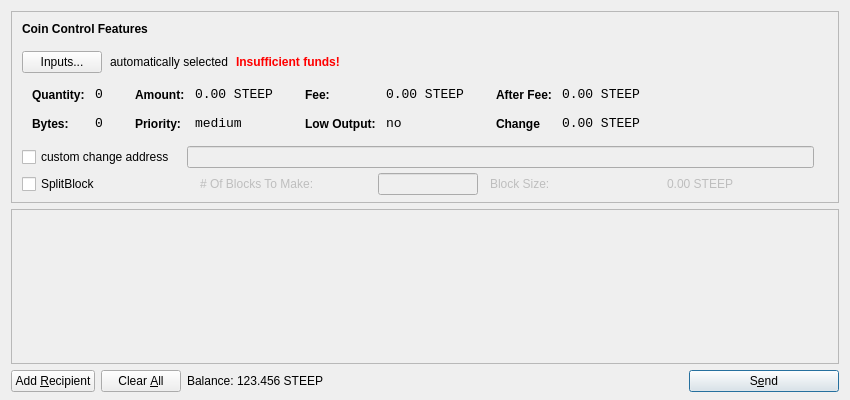
<?xml version="1.0" encoding="UTF-8"?>
<ui version="4.0">
 <class>SendCoinsDialog</class>
 <widget class="QDialog" name="SendCoinsDialog">
  <property name="geometry">
   <rect>
    <x>0</x>
    <y>0</y>
    <width>850</width>
    <height>400</height>
   </rect>
  </property>
  <property name="windowTitle">
   <string>Send Coins</string>
  </property>
  <layout class="QVBoxLayout" name="verticalLayout" stretch="0,1,0">
   <property name="bottomMargin">
    <number>8</number>
   </property>
   <item>
    <widget class="QFrame" name="frameCoinControl">
     <property name="sizePolicy">
      <sizepolicy hsizetype="Expanding" vsizetype="Expanding">
       <horstretch>0</horstretch>
       <verstretch>0</verstretch>
      </sizepolicy>
     </property>
     <property name="maximumSize">
      <size>
       <width>16777215</width>
       <height>16777215</height>
      </size>
     </property>
     <property name="frameShape">
      <enum>QFrame::StyledPanel</enum>
     </property>
     <property name="frameShadow">
      <enum>QFrame::Sunken</enum>
     </property>
     <layout class="QVBoxLayout" name="verticalLayoutCoinControl2">
      <property name="spacing">
       <number>6</number>
      </property>
      <property name="leftMargin">
       <number>0</number>
      </property>
      <property name="topMargin">
       <number>0</number>
      </property>
      <property name="rightMargin">
       <number>0</number>
      </property>
      <property name="bottomMargin">
       <number>6</number>
      </property>
      <item>
       <layout class="QVBoxLayout" name="verticalLayoutCoinControl" stretch="0,0,0,0,1,0">
        <property name="spacing">
         <number>0</number>
        </property>
        <property name="leftMargin">
         <number>10</number>
        </property>
        <property name="topMargin">
         <number>10</number>
        </property>
        <item>
         <layout class="QHBoxLayout" name="horizontalLayoutCoinControl1">
          <property name="bottomMargin">
           <number>15</number>
          </property>
          <item>
           <widget class="QLabel" name="labelCoinControlFeatures">
            <property name="sizePolicy">
             <sizepolicy hsizetype="Preferred" vsizetype="Maximum">
              <horstretch>0</horstretch>
              <verstretch>0</verstretch>
             </sizepolicy>
            </property>
            <property name="font">
             <font>
              <weight>75</weight>
              <bold>true</bold>
             </font>
            </property>
            <property name="styleSheet">
             <string notr="true">font-weight:bold;</string>
            </property>
            <property name="text">
             <string>Coin Control Features</string>
            </property>
           </widget>
          </item>
         </layout>
        </item>
        <item>
         <layout class="QHBoxLayout" name="horizontalLayoutCoinControl2" stretch="0,0,0,0">
          <property name="spacing">
           <number>8</number>
          </property>
          <property name="bottomMargin">
           <number>10</number>
          </property>
          <item>
           <widget class="QPushButton" name="pushButtonCoinControl">
            <property name="styleSheet">
             <string notr="true"/>
            </property>
            <property name="text">
             <string>Inputs...</string>
            </property>
           </widget>
          </item>
          <item>
           <widget class="QLabel" name="labelCoinControlAutomaticallySelected">
            <property name="text">
             <string>automatically selected</string>
            </property>
            <property name="margin">
             <number>5</number>
            </property>
           </widget>
          </item>
          <item>
           <widget class="QLabel" name="labelCoinControlInsuffFunds">
            <property name="font">
             <font>
              <weight>75</weight>
              <bold>true</bold>
             </font>
            </property>
            <property name="styleSheet">
             <string notr="true">color:red;font-weight:bold;</string>
            </property>
            <property name="text">
             <string>Insufficient funds!</string>
            </property>
            <property name="margin">
             <number>5</number>
            </property>
           </widget>
          </item>
          <item>
           <spacer name="horizontalSpacerCoinControl">
            <property name="orientation">
             <enum>Qt::Horizontal</enum>
            </property>
            <property name="sizeHint" stdset="0">
             <size>
              <width>40</width>
              <height>1</height>
             </size>
            </property>
           </spacer>
          </item>
         </layout>
        </item>
        <item>
         <widget class="QWidget" name="widgetCoinControl" native="true">
          <property name="sizePolicy">
           <sizepolicy hsizetype="Preferred" vsizetype="Preferred">
            <horstretch>0</horstretch>
            <verstretch>0</verstretch>
           </sizepolicy>
          </property>
          <property name="minimumSize">
           <size>
            <width>0</width>
            <height>0</height>
           </size>
          </property>
          <property name="styleSheet">
           <string notr="true"/>
          </property>
          <layout class="QHBoxLayout" name="horizontalLayoutCoinControl5">
           <property name="margin">
            <number>0</number>
           </property>
           <item>
            <layout class="QHBoxLayout" name="horizontalLayoutCoinControl3" stretch="0,0,0,1">
             <property name="spacing">
              <number>20</number>
             </property>
             <property name="topMargin">
              <number>0</number>
             </property>
             <property name="bottomMargin">
              <number>10</number>
             </property>
             <item>
              <layout class="QFormLayout" name="formLayoutCoinControl1">
               <property name="horizontalSpacing">
                <number>10</number>
               </property>
               <property name="verticalSpacing">
                <number>14</number>
               </property>
               <property name="leftMargin">
                <number>10</number>
               </property>
               <property name="topMargin">
                <number>4</number>
               </property>
               <property name="rightMargin">
                <number>6</number>
               </property>
               <item row="0" column="0">
                <widget class="QLabel" name="labelCoinControlQuantityText">
                 <property name="styleSheet">
                  <string notr="true">font-weight:bold;</string>
                 </property>
                 <property name="text">
                  <string>Quantity:</string>
                 </property>
                 <property name="margin">
                  <number>0</number>
                 </property>
                </widget>
               </item>
               <item row="0" column="1">
                <widget class="QLabel" name="labelCoinControlQuantity">
                 <property name="font">
                  <font>
                   <family>Monospace</family>
                   <pointsize>10</pointsize>
                  </font>
                 </property>
                 <property name="cursor">
                  <cursorShape>IBeamCursor</cursorShape>
                 </property>
                 <property name="contextMenuPolicy">
                  <enum>Qt::ActionsContextMenu</enum>
                 </property>
                 <property name="text">
                  <string>0</string>
                 </property>
                 <property name="margin">
                  <number>0</number>
                 </property>
                 <property name="textInteractionFlags">
                  <set>Qt::LinksAccessibleByMouse|Qt::TextSelectableByKeyboard|Qt::TextSelectableByMouse</set>
                 </property>
                </widget>
               </item>
               <item row="1" column="0">
                <widget class="QLabel" name="labelCoinControlBytesText">
                 <property name="styleSheet">
                  <string notr="true">font-weight:bold;</string>
                 </property>
                 <property name="text">
                  <string>Bytes:</string>
                 </property>
                </widget>
               </item>
               <item row="1" column="1">
                <widget class="QLabel" name="labelCoinControlBytes">
                 <property name="font">
                  <font>
                   <family>Monospace</family>
                   <pointsize>10</pointsize>
                  </font>
                 </property>
                 <property name="cursor">
                  <cursorShape>IBeamCursor</cursorShape>
                 </property>
                 <property name="contextMenuPolicy">
                  <enum>Qt::ActionsContextMenu</enum>
                 </property>
                 <property name="text">
                  <string>0</string>
                 </property>
                 <property name="textInteractionFlags">
                  <set>Qt::LinksAccessibleByMouse|Qt::TextSelectableByKeyboard|Qt::TextSelectableByMouse</set>
                 </property>
                </widget>
               </item>
              </layout>
             </item>
             <item>
              <layout class="QFormLayout" name="formLayoutCoinControl2">
               <property name="horizontalSpacing">
                <number>10</number>
               </property>
               <property name="verticalSpacing">
                <number>14</number>
               </property>
               <property name="leftMargin">
                <number>6</number>
               </property>
               <property name="topMargin">
                <number>4</number>
               </property>
               <property name="rightMargin">
                <number>6</number>
               </property>
               <item row="0" column="0">
                <widget class="QLabel" name="labelCoinControlAmountText">
                 <property name="styleSheet">
                  <string notr="true">font-weight:bold;</string>
                 </property>
                 <property name="text">
                  <string>Amount:</string>
                 </property>
                 <property name="margin">
                  <number>0</number>
                 </property>
                </widget>
               </item>
               <item row="0" column="1">
                <widget class="QLabel" name="labelCoinControlAmount">
                 <property name="font">
                  <font>
                   <family>Monospace</family>
                   <pointsize>10</pointsize>
                  </font>
                 </property>
                 <property name="cursor">
                  <cursorShape>IBeamCursor</cursorShape>
                 </property>
                 <property name="contextMenuPolicy">
                  <enum>Qt::ActionsContextMenu</enum>
                 </property>
                 <property name="text">
                  <string>0.00 STEEP</string>
                 </property>
                 <property name="textInteractionFlags">
                  <set>Qt::LinksAccessibleByMouse|Qt::TextSelectableByKeyboard|Qt::TextSelectableByMouse</set>
                 </property>
                </widget>
               </item>
               <item row="1" column="0">
                <widget class="QLabel" name="labelCoinControlPriorityText">
                 <property name="styleSheet">
                  <string notr="true">font-weight:bold;</string>
                 </property>
                 <property name="text">
                  <string>Priority:</string>
                 </property>
                </widget>
               </item>
               <item row="1" column="1">
                <widget class="QLabel" name="labelCoinControlPriority">
                 <property name="font">
                  <font>
                   <family>Monospace</family>
                   <pointsize>10</pointsize>
                  </font>
                 </property>
                 <property name="cursor">
                  <cursorShape>IBeamCursor</cursorShape>
                 </property>
                 <property name="contextMenuPolicy">
                  <enum>Qt::ActionsContextMenu</enum>
                 </property>
                 <property name="text">
                  <string>medium</string>
                 </property>
                 <property name="textInteractionFlags">
                  <set>Qt::LinksAccessibleByMouse|Qt::TextSelectableByKeyboard|Qt::TextSelectableByMouse</set>
                 </property>
                </widget>
               </item>
              </layout>
             </item>
             <item>
              <layout class="QFormLayout" name="formLayoutCoinControl3">
               <property name="horizontalSpacing">
                <number>10</number>
               </property>
               <property name="verticalSpacing">
                <number>14</number>
               </property>
               <property name="leftMargin">
                <number>6</number>
               </property>
               <property name="topMargin">
                <number>4</number>
               </property>
               <property name="rightMargin">
                <number>6</number>
               </property>
               <item row="0" column="0">
                <widget class="QLabel" name="labelCoinControlFeeText">
                 <property name="styleSheet">
                  <string notr="true">font-weight:bold;</string>
                 </property>
                 <property name="text">
                  <string>Fee:</string>
                 </property>
                 <property name="margin">
                  <number>0</number>
                 </property>
                </widget>
               </item>
               <item row="0" column="1">
                <widget class="QLabel" name="labelCoinControlFee">
                 <property name="font">
                  <font>
                   <family>Monospace</family>
                   <pointsize>10</pointsize>
                  </font>
                 </property>
                 <property name="cursor">
                  <cursorShape>IBeamCursor</cursorShape>
                 </property>
                 <property name="contextMenuPolicy">
                  <enum>Qt::ActionsContextMenu</enum>
                 </property>
                 <property name="text">
                  <string>0.00 STEEP</string>
                 </property>
                 <property name="textInteractionFlags">
                  <set>Qt::LinksAccessibleByMouse|Qt::TextSelectableByKeyboard|Qt::TextSelectableByMouse</set>
                 </property>
                </widget>
               </item>
               <item row="1" column="0">
                <widget class="QLabel" name="labelCoinControlLowOutputText">
                 <property name="styleSheet">
                  <string notr="true">font-weight:bold;</string>
                 </property>
                 <property name="text">
                  <string>Low Output:</string>
                 </property>
                </widget>
               </item>
               <item row="1" column="1">
                <widget class="QLabel" name="labelCoinControlLowOutput">
                 <property name="font">
                  <font>
                   <family>Monospace</family>
                   <pointsize>10</pointsize>
                  </font>
                 </property>
                 <property name="cursor">
                  <cursorShape>IBeamCursor</cursorShape>
                 </property>
                 <property name="contextMenuPolicy">
                  <enum>Qt::ActionsContextMenu</enum>
                 </property>
                 <property name="text">
                  <string>no</string>
                 </property>
                 <property name="textInteractionFlags">
                  <set>Qt::LinksAccessibleByMouse|Qt::TextSelectableByKeyboard|Qt::TextSelectableByMouse</set>
                 </property>
                </widget>
               </item>
              </layout>
             </item>
             <item>
              <layout class="QFormLayout" name="formLayoutCoinControl4">
               <property name="fieldGrowthPolicy">
                <enum>QFormLayout::AllNonFixedFieldsGrow</enum>
               </property>
               <property name="horizontalSpacing">
                <number>10</number>
               </property>
               <property name="verticalSpacing">
                <number>14</number>
               </property>
               <property name="leftMargin">
                <number>6</number>
               </property>
               <property name="topMargin">
                <number>4</number>
               </property>
               <property name="rightMargin">
                <number>6</number>
               </property>
               <item row="0" column="0">
                <widget class="QLabel" name="labelCoinControlAfterFeeText">
                 <property name="styleSheet">
                  <string notr="true">font-weight:bold;</string>
                 </property>
                 <property name="text">
                  <string>After Fee:</string>
                 </property>
                 <property name="margin">
                  <number>0</number>
                 </property>
                </widget>
               </item>
               <item row="0" column="1">
                <widget class="QLabel" name="labelCoinControlAfterFee">
                 <property name="font">
                  <font>
                   <family>Monospace</family>
                   <pointsize>10</pointsize>
                  </font>
                 </property>
                 <property name="cursor">
                  <cursorShape>IBeamCursor</cursorShape>
                 </property>
                 <property name="contextMenuPolicy">
                  <enum>Qt::ActionsContextMenu</enum>
                 </property>
                 <property name="text">
                  <string>0.00 STEEP</string>
                 </property>
                 <property name="textInteractionFlags">
                  <set>Qt::LinksAccessibleByMouse|Qt::TextSelectableByKeyboard|Qt::TextSelectableByMouse</set>
                 </property>
                </widget>
               </item>
               <item row="1" column="0">
                <widget class="QLabel" name="labelCoinControlChangeText">
                 <property name="styleSheet">
                  <string notr="true">font-weight:bold;</string>
                 </property>
                 <property name="text">
                  <string>Change</string>
                 </property>
                </widget>
               </item>
               <item row="1" column="1">
                <widget class="QLabel" name="labelCoinControlChange">
                 <property name="font">
                  <font>
                   <family>Monospace</family>
                   <pointsize>10</pointsize>
                  </font>
                 </property>
                 <property name="cursor">
                  <cursorShape>IBeamCursor</cursorShape>
                 </property>
                 <property name="contextMenuPolicy">
                  <enum>Qt::ActionsContextMenu</enum>
                 </property>
                 <property name="text">
                  <string>0.00 STEEP</string>
                 </property>
                 <property name="textInteractionFlags">
                  <set>Qt::LinksAccessibleByMouse|Qt::TextSelectableByKeyboard|Qt::TextSelectableByMouse</set>
                 </property>
                </widget>
               </item>
              </layout>
             </item>
            </layout>
           </item>
          </layout>
         </widget>
        </item>
        <item>
         <layout class="QHBoxLayout" name="horizontalLayoutCoinControl4" stretch="0,0,0">
          <property name="spacing">
           <number>12</number>
          </property>
          <property name="sizeConstraint">
           <enum>QLayout::SetDefaultConstraint</enum>
          </property>
          <property name="topMargin">
           <number>5</number>
          </property>
          <property name="rightMargin">
           <number>5</number>
          </property>
          <item>
           <widget class="QCheckBox" name="checkBoxCoinControlChange">
            <property name="text">
             <string>custom change address</string>
            </property>
           </widget>
          </item>
          <item>
           <widget class="QLineEdit" name="lineEditCoinControlChange">
            <property name="enabled">
             <bool>false</bool>
            </property>
            <property name="sizePolicy">
             <sizepolicy hsizetype="Expanding" vsizetype="Fixed">
              <horstretch>0</horstretch>
              <verstretch>0</verstretch>
             </sizepolicy>
            </property>
           </widget>
          </item>
          <item>
           <widget class="QLabel" name="labelCoinControlChangeLabel">
            <property name="sizePolicy">
             <sizepolicy hsizetype="Preferred" vsizetype="Expanding">
              <horstretch>0</horstretch>
              <verstretch>0</verstretch>
             </sizepolicy>
            </property>
            <property name="minimumSize">
             <size>
              <width>0</width>
              <height>0</height>
             </size>
            </property>
            <property name="text">
             <string/>
            </property>
            <property name="margin">
             <number>3</number>
            </property>
           </widget>
          </item>
         </layout>
        </item>
        <item>
         <layout class="QHBoxLayout" name="horizontalLayoutCoinControl4a" stretch="0,0,0,0,0">
          <property name="spacing">
           <number>12</number>
          </property>
          <property name="sizeConstraint">
           <enum>QLayout::SetDefaultConstraint</enum>
          </property>
          <property name="topMargin">
           <number>5</number>
          </property>
          <property name="rightMargin">
           <number>5</number>
          </property>
          <item>
           <widget class="QCheckBox" name="splitBlockCheckBox">
            <property name="text">
             <string>SplitBlock</string>
            </property>
           </widget>
          </item>
          <item>
           <widget class="QLabel" name="labelBlocksToMakeText">
            <property name="enabled">
             <bool>false</bool>
            </property>
            <property name="text">
             <string># Of Blocks To Make:</string>
            </property>
           </widget>
          </item>
          <item>
           <widget class="QLineEdit" name="splitBlockLineEdit">
            <property name="enabled">
             <bool>false</bool>
            </property>
            <property name="sizePolicy">
             <sizepolicy hsizetype="Fixed" vsizetype="Fixed">
              <horstretch>0</horstretch>
              <verstretch>0</verstretch>
             </sizepolicy>
            </property>
            <property name="maximumSize">
             <size>
              <width>100</width>
              <height>16777215</height>
             </size>
            </property>
           </widget>
          </item>
          <item>
           <widget class="QLabel" name="labelBlockSizeText">
            <property name="enabled">
             <bool>false</bool>
            </property>
            <property name="text">
             <string>Block Size:</string>
            </property>
           </widget>
          </item>
          <item>
           <widget class="QLabel" name="labelBlockSize">
            <property name="enabled">
             <bool>false</bool>
            </property>
            <property name="text">
             <string>0.00 STEEP</string>
            </property>
           </widget>
          </item>
         </layout>
        </item>
        <item>
         <spacer name="verticalSpacerCoinControl">
          <property name="orientation">
           <enum>Qt::Vertical</enum>
          </property>
          <property name="sizeHint" stdset="0">
           <size>
            <width>800</width>
            <height>1</height>
           </size>
          </property>
         </spacer>
        </item>
       </layout>
      </item>
     </layout>
    </widget>
   </item>
   <item>
    <widget class="QScrollArea" name="scrollArea">
     <property name="widgetResizable">
      <bool>true</bool>
     </property>
     <widget class="QWidget" name="scrollAreaWidgetContents">
      <property name="geometry">
       <rect>
        <x>0</x>
        <y>0</y>
        <width>830</width>
        <height>146</height>
       </rect>
      </property>
      <layout class="QVBoxLayout" name="verticalLayout_2">
       <property name="margin">
        <number>0</number>
       </property>
       <item>
        <layout class="QVBoxLayout" name="entries">
         <property name="spacing">
          <number>6</number>
         </property>
        </layout>
       </item>
       <item>
        <spacer name="verticalSpacer">
         <property name="orientation">
          <enum>Qt::Vertical</enum>
         </property>
         <property name="sizeHint" stdset="0">
          <size>
           <width>20</width>
           <height>40</height>
          </size>
         </property>
        </spacer>
       </item>
      </layout>
     </widget>
    </widget>
   </item>
   <item>
    <layout class="QHBoxLayout" name="horizontalLayout">
     <item>
      <widget class="QPushButton" name="addButton">
       <property name="toolTip">
        <string>Send to multiple recipients at once</string>
       </property>
       <property name="text">
        <string>Add &amp;Recipient</string>
       </property>
       <property name="icon">
        <iconset>
         <normaloff>:/icons/add</normaloff>:/icons/add</iconset>
       </property>
       <property name="autoDefault">
        <bool>false</bool>
       </property>
      </widget>
     </item>
     <item>
      <widget class="QPushButton" name="clearButton">
       <property name="sizePolicy">
        <sizepolicy hsizetype="Minimum" vsizetype="Fixed">
         <horstretch>0</horstretch>
         <verstretch>0</verstretch>
        </sizepolicy>
       </property>
       <property name="toolTip">
        <string>Remove all transaction fields</string>
       </property>
       <property name="text">
        <string>Clear &amp;All</string>
       </property>
       <property name="icon">
        <iconset>
         <normaloff>:/icons/remove</normaloff>:/icons/remove</iconset>
       </property>
       <property name="autoRepeatDelay">
        <number>300</number>
       </property>
       <property name="autoDefault">
        <bool>false</bool>
       </property>
      </widget>
     </item>
     <item>
      <layout class="QHBoxLayout" name="horizontalLayout_2">
       <property name="spacing">
        <number>3</number>
       </property>
       <item>
        <widget class="QLabel" name="label">
         <property name="sizePolicy">
          <sizepolicy hsizetype="Preferred" vsizetype="Fixed">
           <horstretch>0</horstretch>
           <verstretch>0</verstretch>
          </sizepolicy>
         </property>
         <property name="text">
          <string>Balance:</string>
         </property>
        </widget>
       </item>
       <item>
        <widget class="QLabel" name="labelBalance">
         <property name="sizePolicy">
          <sizepolicy hsizetype="Preferred" vsizetype="Fixed">
           <horstretch>0</horstretch>
           <verstretch>0</verstretch>
          </sizepolicy>
         </property>
         <property name="cursor">
          <cursorShape>IBeamCursor</cursorShape>
         </property>
         <property name="text">
          <string>123.456 STEEP</string>
         </property>
         <property name="textInteractionFlags">
          <set>Qt::LinksAccessibleByMouse|Qt::TextSelectableByKeyboard|Qt::TextSelectableByMouse</set>
         </property>
        </widget>
       </item>
      </layout>
     </item>
     <item>
      <spacer name="horizontalSpacer">
       <property name="orientation">
        <enum>Qt::Horizontal</enum>
       </property>
       <property name="sizeHint" stdset="0">
        <size>
         <width>40</width>
         <height>20</height>
        </size>
       </property>
      </spacer>
     </item>
     <item>
      <widget class="QPushButton" name="sendButton">
       <property name="minimumSize">
        <size>
         <width>150</width>
         <height>0</height>
        </size>
       </property>
       <property name="toolTip">
        <string>Confirm the send action</string>
       </property>
       <property name="text">
        <string>S&amp;end</string>
       </property>
       <property name="icon">
        <iconset>
         <normaloff>:/icons/send</normaloff>:/icons/send</iconset>
       </property>
       <property name="default">
        <bool>true</bool>
       </property>
      </widget>
     </item>
    </layout>
   </item>
  </layout>
 </widget>
 <resources/>
 <connections/>
</ui>
